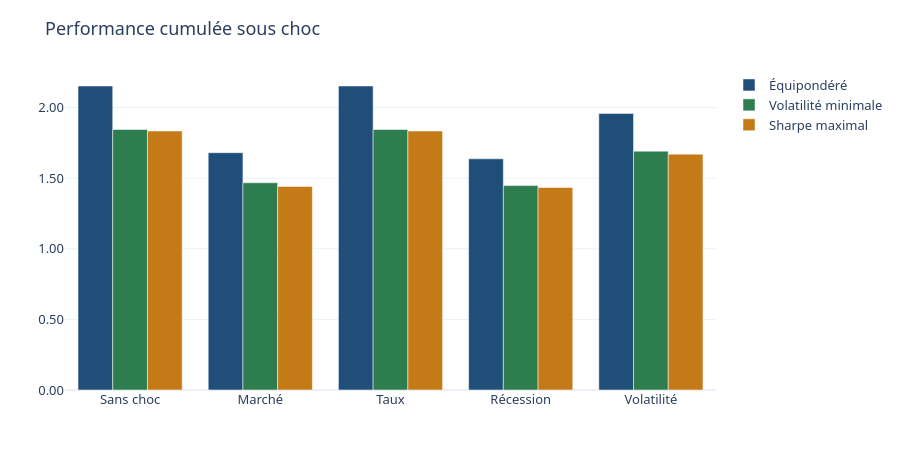
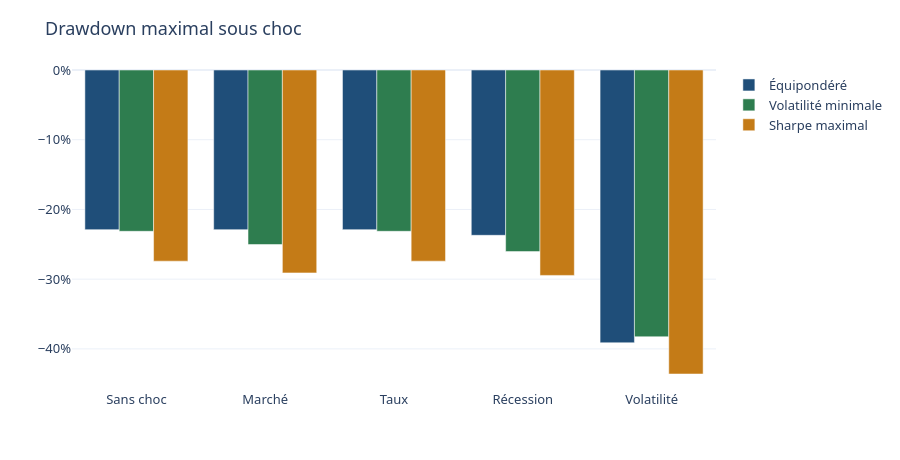
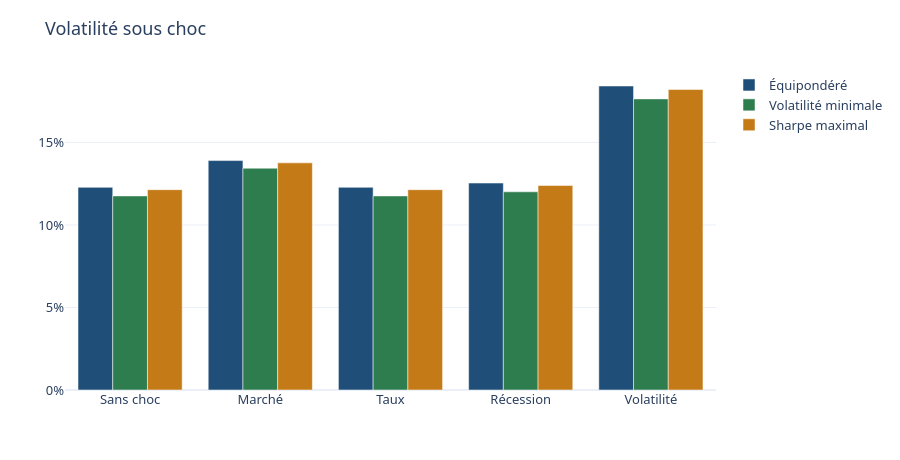
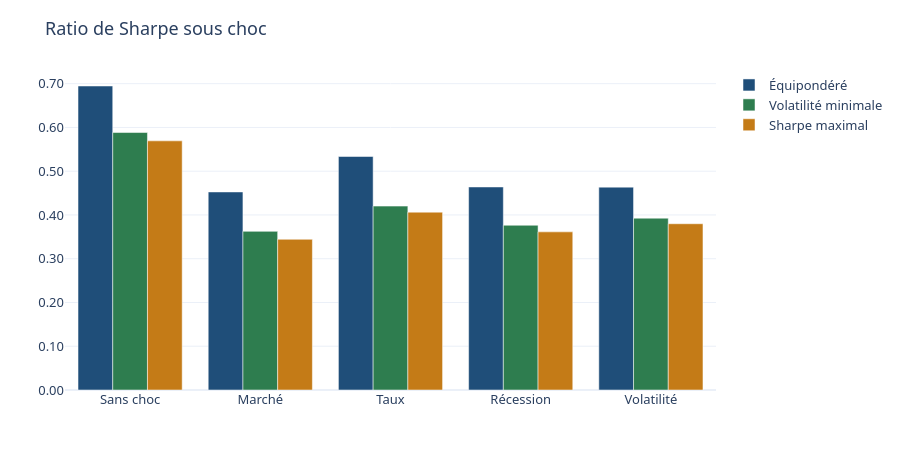

The notebook cell these images were saved under, in order:
### Markdown cell above
# Phase 9 — Analyse des tests de résistance

Ce notebook lit les fichiers déjà publiés. Il ne réestime pas les poids et il ne réapplique pas les chocs. Les formules et les paramètres sont dans `documentation/09_stress_testing.ipynb`. Le rapport chiffré est `reports/stress/09_rapport_stress.ipynb`.

`reports/stress/dashboard.html` est réécrite par `build_stress`, donc par le rafraîchissement du pipeline.

Quatre lectures :

1. Le choc de marché remplace le dernier mois par le rendement écrit dans le module. Le niveau de perte de ce mois est ce paramètre, pas une prévision.
2. Le choc de taux relève le SARON. Le rendement du portefeuille reste celui qui a été publié. Le ratio de Sharpe change parce que l'excédent change.
3. Le choc de récession remplace les derniers mois par un même rendement dans les trois livres. Il ne dit pas quel titre souffre le plus.
4. Le choc de volatilité éloigne chaque mois de la moyenne. La moyenne reste. La volatilité annualisée est multipliée par le paramètre.

Les noms et les pourcentages imprimés viennent des fichiers de cette exécution.

### Code cell
import sys
from pathlib import Path

PROJECT_ROOT = Path.cwd()
for candidate in (PROJECT_ROOT, *PROJECT_ROOT.parents):
    if (candidate / "src").is_dir():
        PROJECT_ROOT = candidate
        break
if str(PROJECT_ROOT) not in sys.path:
    sys.path.append(str(PROJECT_ROOT))

from src.stress_testing.dashboard import build_figures, write_dashboard

print(write_dashboard())
for figure in build_figures():
    figure.show()

### Figure 1 — Plotly figure (JSON) as saved in the notebook; plotly's stock layout.template omitted (floating-point values rounded to 4 significant figures)
{"data": [{"alignmentgroup": "True", "hovertemplate": "%{x}<br>%{y}<extra>%{fullData.name}</extra>", "legendgroup": "Équipondéré", "marker": {"color": "#1f4e79", "pattern": {"shape": ""}}, "name": "Équipondéré", "offsetgroup": "Équipondéré", "orientation": "v", "showlegend": true, "textposition": "auto", "type": "bar", "x": ["Sans choc", "Marché", "Taux", "Récession", "Volatilité"], "xaxis": "x", "y": [2.152, 1.68, 2.152, 1.637, 1.958], "yaxis": "y"}, {"alignmentgroup": "True", "hovertemplate": "%{x}<br>%{y}<extra>%{fullData.name}</extra>", "legendgroup": "Volatilité minimale", "marker": {"color": "#2e7d4f", "pattern": {"shape": ""}}, "name": "Volatilité minimale", "offsetgroup": "Volatilité minimale", "orientation": "v", "showlegend": true, "textposition": "auto", "type": "bar", "x": ["Sans choc", "Marché", "Taux", "Récession", "Volatilité"], "xaxis": "x", "y": [1.844, 1.467, 1.844, 1.447, 1.691], "yaxis": "y"}, {"alignmentgroup": "True", "hovertemplate": "%{x}<br>%{y}<extra>%{fullData.name}</extra>", "legendgroup": "Sharpe maximal", "marker": {"color": "#c47b17", "pattern": {"shape": ""}}, "name": "Sharpe maximal", "offsetgroup": "Sharpe maximal", "orientation": "v", "showlegend": true, "textposition": "auto", "type": "bar", "x": ["Sans choc", "Marché", "Taux", "Récession", "Volatilité"], "xaxis": "x", "y": [1.834, 1.441, 1.834, 1.434, 1.67], "yaxis": "y"}], "layout": {"barmode": "group", "font": {"family": "Segoe UI, sans-serif", "size": 13}, "height": 460, "legend": {"title": {"text": ""}, "tracegroupgap": 0}, "margin": {"b": 70, "l": 60, "r": 30, "t": 70}, "title": {"text": "Performance cumulée sous choc"}, "xaxis": {"anchor": "y", "categoryarray": ["Sans choc", "Marché", "Taux", "Récession", "Volatilité"], "categoryorder": "array", "domain": [0.0, 1.0], "title": {"text": ""}}, "yaxis": {"anchor": "x", "domain": [0.0, 1.0], "tickformat": ".2f", "title": {"text": ""}}}}

### Figure 2 — Plotly figure (JSON) as saved in the notebook; plotly's stock layout.template omitted (floating-point values rounded to 4 significant figures)
{"data": [{"alignmentgroup": "True", "hovertemplate": "%{x}<br>%{y}<extra>%{fullData.name}</extra>", "legendgroup": "Équipondéré", "marker": {"color": "#1f4e79", "pattern": {"shape": ""}}, "name": "Équipondéré", "offsetgroup": "Équipondéré", "orientation": "v", "showlegend": true, "textposition": "auto", "type": "bar", "x": ["Sans choc", "Marché", "Taux", "Récession", "Volatilité"], "xaxis": "x", "y": [-0.229, -0.229, -0.229, -0.2371, -0.3912], "yaxis": "y"}, {"alignmentgroup": "True", "hovertemplate": "%{x}<br>%{y}<extra>%{fullData.name}</extra>", "legendgroup": "Volatilité minimale", "marker": {"color": "#2e7d4f", "pattern": {"shape": ""}}, "name": "Volatilité minimale", "offsetgroup": "Volatilité minimale", "orientation": "v", "showlegend": true, "textposition": "auto", "type": "bar", "x": ["Sans choc", "Marché", "Taux", "Récession", "Volatilité"], "xaxis": "x", "y": [-0.2314, -0.2503, -0.2314, -0.2605, -0.3826], "yaxis": "y"}, {"alignmentgroup": "True", "hovertemplate": "%{x}<br>%{y}<extra>%{fullData.name}</extra>", "legendgroup": "Sharpe maximal", "marker": {"color": "#c47b17", "pattern": {"shape": ""}}, "name": "Sharpe maximal", "offsetgroup": "Sharpe maximal", "orientation": "v", "showlegend": true, "textposition": "auto", "type": "bar", "x": ["Sans choc", "Marché", "Taux", "Récession", "Volatilité"], "xaxis": "x", "y": [-0.2742, -0.291, -0.2742, -0.2946, -0.436], "yaxis": "y"}], "layout": {"barmode": "group", "font": {"family": "Segoe UI, sans-serif", "size": 13}, "height": 460, "legend": {"title": {"text": ""}, "tracegroupgap": 0}, "margin": {"b": 70, "l": 60, "r": 30, "t": 70}, "title": {"text": "Drawdown maximal sous choc"}, "xaxis": {"anchor": "y", "categoryarray": ["Sans choc", "Marché", "Taux", "Récession", "Volatilité"], "categoryorder": "array", "domain": [0.0, 1.0], "title": {"text": ""}}, "yaxis": {"anchor": "x", "domain": [0.0, 1.0], "tickformat": ".0%", "title": {"text": ""}}}}

### Figure 3 — Plotly figure (JSON) as saved in the notebook; plotly's stock layout.template omitted (floating-point values rounded to 4 significant figures)
{"data": [{"alignmentgroup": "True", "hovertemplate": "%{x}<br>%{y}<extra>%{fullData.name}</extra>", "legendgroup": "Équipondéré", "marker": {"color": "#1f4e79", "pattern": {"shape": ""}}, "name": "Équipondéré", "offsetgroup": "Équipondéré", "orientation": "v", "showlegend": true, "textposition": "auto", "type": "bar", "x": ["Sans choc", "Marché", "Taux", "Récession", "Volatilité"], "xaxis": "x", "y": [0.1228, 0.139, 0.1228, 0.1254, 0.1842], "yaxis": "y"}, {"alignmentgroup": "True", "hovertemplate": "%{x}<br>%{y}<extra>%{fullData.name}</extra>", "legendgroup": "Volatilité minimale", "marker": {"color": "#2e7d4f", "pattern": {"shape": ""}}, "name": "Volatilité minimale", "offsetgroup": "Volatilité minimale", "orientation": "v", "showlegend": true, "textposition": "auto", "type": "bar", "x": ["Sans choc", "Marché", "Taux", "Récession", "Volatilité"], "xaxis": "x", "y": [0.1176, 0.1344, 0.1176, 0.1201, 0.1764], "yaxis": "y"}, {"alignmentgroup": "True", "hovertemplate": "%{x}<br>%{y}<extra>%{fullData.name}</extra>", "legendgroup": "Sharpe maximal", "marker": {"color": "#c47b17", "pattern": {"shape": ""}}, "name": "Sharpe maximal", "offsetgroup": "Sharpe maximal", "orientation": "v", "showlegend": true, "textposition": "auto", "type": "bar", "x": ["Sans choc", "Marché", "Taux", "Récession", "Volatilité"], "xaxis": "x", "y": [0.1214, 0.1377, 0.1214, 0.1239, 0.1821], "yaxis": "y"}], "layout": {"barmode": "group", "font": {"family": "Segoe UI, sans-serif", "size": 13}, "height": 460, "legend": {"title": {"text": ""}, "tracegroupgap": 0}, "margin": {"b": 70, "l": 60, "r": 30, "t": 70}, "title": {"text": "Volatilité sous choc"}, "xaxis": {"anchor": "y", "categoryarray": ["Sans choc", "Marché", "Taux", "Récession", "Volatilité"], "categoryorder": "array", "domain": [0.0, 1.0], "title": {"text": ""}}, "yaxis": {"anchor": "x", "domain": [0.0, 1.0], "tickformat": ".0%", "title": {"text": ""}}}}

### Figure 4 — Plotly figure (JSON) as saved in the notebook; plotly's stock layout.template omitted (floating-point values rounded to 4 significant figures)
{"data": [{"alignmentgroup": "True", "hovertemplate": "%{x}<br>%{y}<extra>%{fullData.name}</extra>", "legendgroup": "Équipondéré", "marker": {"color": "#1f4e79", "pattern": {"shape": ""}}, "name": "Équipondéré", "offsetgroup": "Équipondéré", "orientation": "v", "showlegend": true, "textposition": "auto", "type": "bar", "x": ["Sans choc", "Marché", "Taux", "Récession", "Volatilité"], "xaxis": "x", "y": [0.6947, 0.4526, 0.5336, 0.464, 0.4636], "yaxis": "y"}, {"alignmentgroup": "True", "hovertemplate": "%{x}<br>%{y}<extra>%{fullData.name}</extra>", "legendgroup": "Volatilité minimale", "marker": {"color": "#2e7d4f", "pattern": {"shape": ""}}, "name": "Volatilité minimale", "offsetgroup": "Volatilité minimale", "orientation": "v", "showlegend": true, "textposition": "auto", "type": "bar", "x": ["Sans choc", "Marché", "Taux", "Récession", "Volatilité"], "xaxis": "x", "y": [0.5884, 0.3625, 0.4202, 0.3765, 0.3926], "yaxis": "y"}, {"alignmentgroup": "True", "hovertemplate": "%{x}<br>%{y}<extra>%{fullData.name}</extra>", "legendgroup": "Sharpe maximal", "marker": {"color": "#c47b17", "pattern": {"shape": ""}}, "name": "Sharpe maximal", "offsetgroup": "Sharpe maximal", "orientation": "v", "showlegend": true, "textposition": "auto", "type": "bar", "x": ["Sans choc", "Marché", "Taux", "Récession", "Volatilité"], "xaxis": "x", "y": [0.5693, 0.3444, 0.4064, 0.3614, 0.3799], "yaxis": "y"}], "layout": {"barmode": "group", "font": {"family": "Segoe UI, sans-serif", "size": 13}, "height": 460, "legend": {"title": {"text": ""}, "tracegroupgap": 0}, "margin": {"b": 70, "l": 60, "r": 30, "t": 70}, "title": {"text": "Ratio de Sharpe sous choc"}, "xaxis": {"anchor": "y", "categoryarray": ["Sans choc", "Marché", "Taux", "Récession", "Volatilité"], "categoryorder": "array", "domain": [0.0, 1.0], "title": {"text": ""}}, "yaxis": {"anchor": "x", "domain": [0.0, 1.0], "tickformat": ".2f", "title": {"text": ""}}}}
